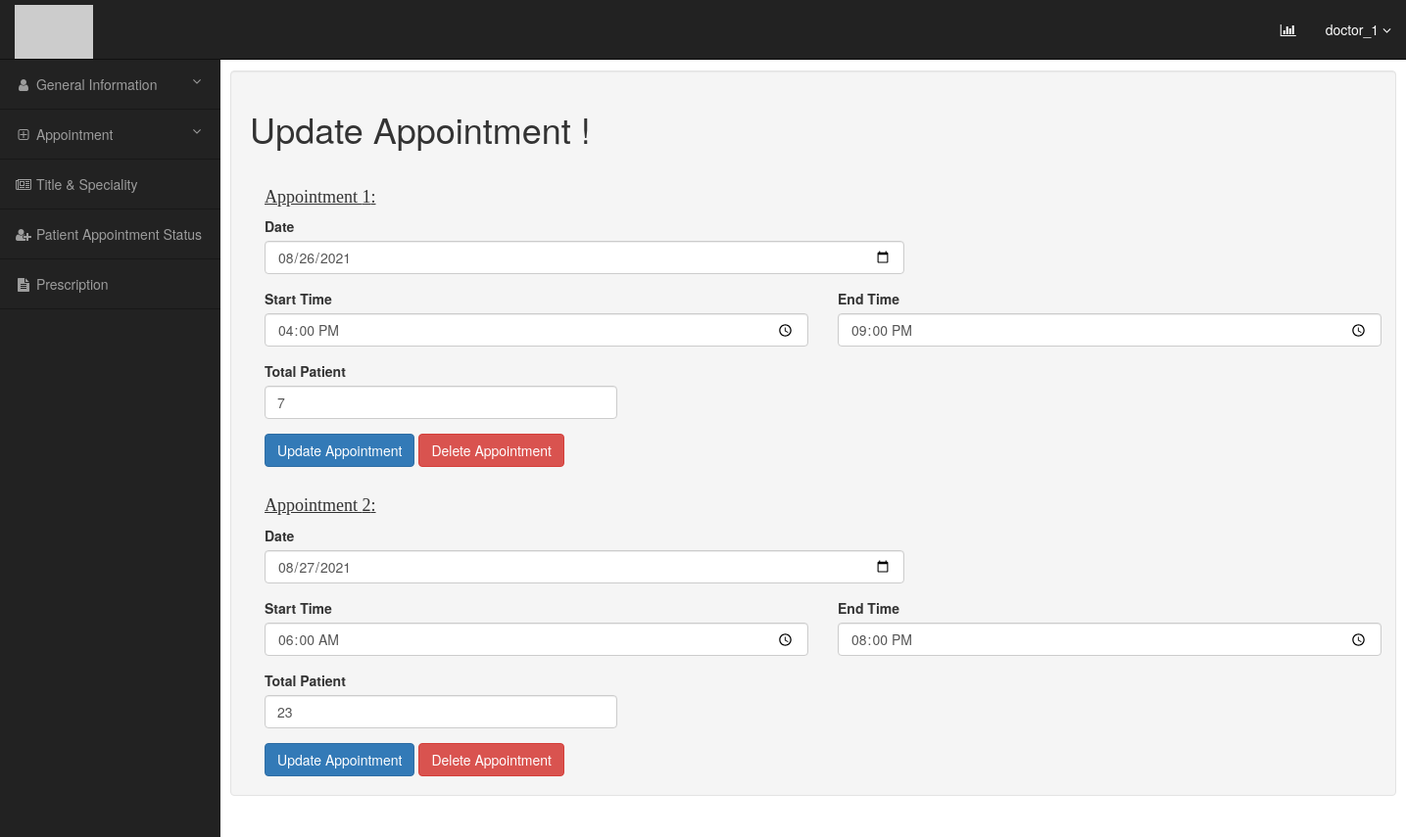
The page /doctor-appointment/2/ (signed in) on the database its author committed.
### doctor/models.py (models this page shows, shortened)
class Appointment(models.Model):
    doctor_id = models.ForeignKey(User, null=True, on_delete=models.SET_NULL)
    date_created = models.DateField()
    start_time = models.TimeField()
    end_time = models.TimeField()
    total_patient = models.IntegerField(null=False, blank=False)
    enrolled_patient = models.IntegerField(null=False, blank=False, default=0)

### doctor/views.py (the view)
# urls.py: path("doctor-appointment/<str:pk>/", views.doctor_appointment, name='doctor-appointment'),
@login_required(login_url='login-register')
def doctor_appointment(request, pk):
    user_update = DoctorInfo.objects.get(id=pk)
    print(user_update)
    if not user_update.user == request.user:
        return HttpResponseForbidden("No Access")
    user_name = user_update.user
    apt_update = Appointment.objects.filter(doctor_id=user_name)
    cursor = {"apt_update": apt_update}
    print(cursor)
    return render(request, 'doc_appointment.html', cursor)

### doctor/models.py (called while the page is built)
    def __str__(self):
        return self.name

### templates/doc_appointment.html (shortened to what this page needs)
{% extends "main.html" %}
{% load static %}
{% block content %}
    <div class="container">
    <div class="row">
        <h1>Update Appointment ! </h1>
        {% for id in apt_update %}
        <form method="post" class="post-form" action="/doctor-appointment-update/{{ id.id }}/">
          <div class="form-row">
            <div class="form-group col-md-7">
                <br>
                 <h4 style="font-family: 'Adobe Heiti Std R',serif; "><u>Appointment {{ forloop.counter }}: </u></h4>
              <label for="inputDate">Date</label>
              <input type="date" class="form-control" name="date_created" id="inputDate" value="{{ id.date_created|date:"c" }}">
            </div>
            <div class="form-group col-md-6">
              <label for="inputStart">Start Time</label>
              <input type="time" class="form-control" name="start_time" id="inputStart" value="{{ id.start_time|date:"c" }}">
            </div>
          </div>
          <div class="form-group col-md-6">
            <label for="inputEnd">End Time</label>
            <input type="time" class="form-control" name="end_time" id="inputEnd" value="{{ id.end_time|date:"c" }}">
          </div>
          <div class="form-row">
            <div class="form-group col-md-4">
              <label for="inputTotal">Total Patient</label>
              <input type="number" class="form-control" name="total_patient" id="inputTotal" value="{{ id.total_patient }}">
            </div>
          <div class="col-sm-10">
              <button type="submit" class="btn btn-primary">Update Appointment</button>
              <a href="{% url 'doc_appointment_delete' id.id %}" class="btn btn-danger" methods="POST">Delete Appointment</a>
          </div>
          </div>
    </form>
    {% endfor %}
    </div>
</div>
{% endblock %}

### templates/main.html (shortened to what this page needs)
<!DOCTYPE html>
<html lang="en">
<head>
    <link href="//maxcdn.bootstrapcdn.com/bootstrap/3.3.0/css/bootstrap.min.css" rel="stylesheet" id="bootstrap-css">
</head>
<body>
<div id="wrapper">
    <nav class="navbar navbar-inverse navbar-fixed-top" role="navigation">
        <div class="navbar-header">
            <a class="navbar-brand" href="{% url "doctor-home" %}">
                <img src="http://placehold.it/200x50&text=LOGO" alt="LOGO">
            </a>
        </div>
        <ul class="nav navbar-right top-nav">
            <li><a href="#" data-placement="bottom" data-toggle="tooltip" data-original-title="Stats"><i class="fa fa-bar-chart-o"></i>
                </a>
            </li>
            <li class="dropdown">
                <a href="#" class="dropdown-toggle" data-toggle="dropdown"> {{ request.user }} <b class="fa fa-angle-down"></b></a>
            </li>
        </ul>
        <div class="collapse navbar-collapse navbar-ex1-collapse">
            <ul class="nav navbar-nav side-nav">
                <li>
                    <a href="#" data-toggle="collapse" data-target="#submenu-1"><i class="fa fa-fw fa-user" ></i> General Information <i class="fa fa-fw fa-angle-down pull-right"></i></a>
                </li>
                <li>
                    <a href="#" data-toggle="collapse" data-target="#submenu-2"><i class="fa fa-fw fa-plus-square-o"></i>  Appointment <i class="fa fa-fw fa-angle-down pull-right"></i></a>
                </li>
                <li>
                    <a href="investigaciones/favoritas"><i class="fa fa-fw fa-newspaper-o"></i>  Title & Speciality </a>
                </li>
                <li>
                    <a href="sugerencias"><i class="fa fa-fw fa-user-plus"></i> Patient Appointment Status </a>
                </li>
                <li>
                    <a href="faq"><i class="fa fa-fw fa fa-file-text"></i> Prescription </a>
                </li>
            </ul>
        </div>
    </nav>
    <div id="page-wrapper">
        <div class="container-fluid">
            <div class="row" id="main" >
                <div class="col-sm-12 col-md-12 well" id="content">
                    {% block content %}
                    {% endblock %}
                </div>
            </div>
        </div>
    </div>
</div>
</body>
</html>

### templates/main.html (style rules this page uses)
@media (min-width:768px) { body { margin-top: 50px; } }
#wrapper { padding-left: 0; }
#page-wrapper { width: 100%; padding: 0; background-color: #fff; }
@media (min-width:768px) { #wrapper { padding-left: 225px; } }
@media (min-width:768px) { #page-wrapper { padding: 22px 10px; } }
.top-nav { padding: 0 15px; }
.top-nav>li { display: inline-block; float: left; }
.top-nav>li>a { padding-top: 20px; padding-bottom: 20px; line-height: 20px; color: #fff; }
@media (min-width:768px) { .side-nav { position: fixed; top: 60px; left: 225px; width: 225px; margin-left: -225px; border: none; border-radius: 0; border-top: 1px rgba(0,0,0,.5) solid; overflow-y: auto; background-color: #222; bottom: 0; overflow-x: hidden; padding-bottom: 40px; } }
@media (min-width:768px) { .side-nav>li>a { width: 225px; border-bottom: 1px rgba(0,0,0,.3) solid; } }
.navbar-brand { padding: 5px 15px; }

### rows shown on the page
Appointment: date_created "08/26/2021", start_time "16:00:00", end_time "21:00:00", total_patient "7"
Appointment: date_created "08/27/2021", start_time "06:00:00", end_time "20:00:00", total_patient "23"

### other values the page prints
{{ request.user }} "doctor_1"
